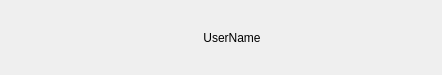
<?xml version="1.0" encoding="UTF-8"?>
<ui version="4.0">
 <class>MiniToastView</class>
 <widget class="QWidget" name="MiniToastView">
  <property name="geometry">
   <rect>
    <x>0</x>
    <y>0</y>
    <width>442</width>
    <height>75</height>
   </rect>
  </property>
  <property name="sizePolicy">
   <sizepolicy hsizetype="Preferred" vsizetype="Preferred">
    <horstretch>0</horstretch>
    <verstretch>0</verstretch>
   </sizepolicy>
  </property>
  <property name="minimumSize">
   <size>
    <width>40</width>
    <height>35</height>
   </size>
  </property>
  <layout class="QHBoxLayout" name="horizontalLayout">
   <property name="spacing">
    <number>2</number>
   </property>
   <property name="leftMargin">
    <number>5</number>
   </property>
   <property name="topMargin">
    <number>5</number>
   </property>
   <property name="rightMargin">
    <number>5</number>
   </property>
   <property name="bottomMargin">
    <number>5</number>
   </property>
   <item>
    <widget class="QLabel" name="icon">
     <property name="minimumSize">
      <size>
       <width>20</width>
       <height>20</height>
      </size>
     </property>
     <property name="maximumSize">
      <size>
       <width>20</width>
       <height>20</height>
      </size>
     </property>
     <property name="alignment">
      <set>Qt::AlignLeading|Qt::AlignLeft|Qt::AlignVCenter</set>
     </property>
    </widget>
   </item>
   <item>
    <widget class="Origin::UIToolkit::OriginLabel" name="lblUser">
     <property name="text">
      <string>UserName</string>
     </property>
     <property name="alignment">
      <set>Qt::AlignCenter</set>
     </property>
    </widget>
   </item>
  </layout>
 </widget>
 <customwidgets>
  <customwidget>
   <class>Origin::UIToolkit::OriginLabel</class>
   <extends>QLabel</extends>
   <header>originlabel.h</header>
  </customwidget>
 </customwidgets>
 <resources/>
 <connections/>
</ui>
